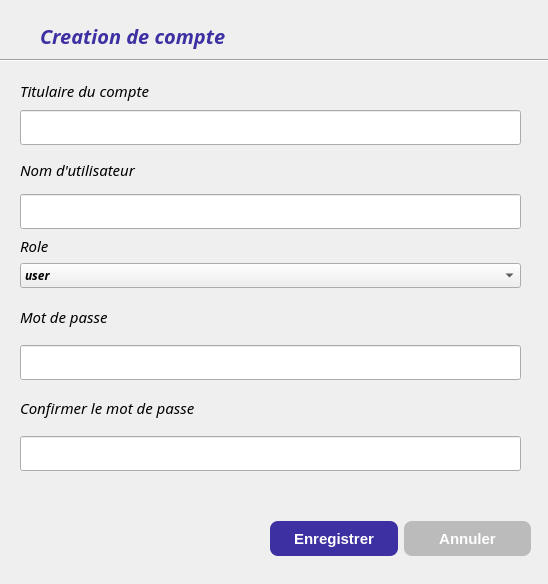
<?xml version="1.0" encoding="UTF-8"?>
<ui version="4.0">
 <class>CompteDial</class>
 <widget class="QDialog" name="CompteDial">
  <property name="geometry">
   <rect>
    <x>0</x>
    <y>0</y>
    <width>548</width>
    <height>584</height>
   </rect>
  </property>
  <property name="windowTitle">
   <string>Gestion des comptes</string>
  </property>
  <widget class="Line" name="line">
   <property name="geometry">
    <rect>
     <x>0</x>
     <y>50</y>
     <width>551</width>
     <height>20</height>
    </rect>
   </property>
   <property name="orientation">
    <enum>Qt::Horizontal</enum>
   </property>
  </widget>
  <widget class="QLabel" name="label">
   <property name="geometry">
    <rect>
     <x>40</x>
     <y>20</y>
     <width>331</width>
     <height>31</height>
    </rect>
   </property>
   <property name="font">
    <font>
     <family>Montserrat Black</family>
     <pointsize>15</pointsize>
     <weight>75</weight>
     <italic>true</italic>
     <bold>true</bold>
    </font>
   </property>
   <property name="styleSheet">
    <string notr="true">color: rgb(61, 48, 162);</string>
   </property>
   <property name="text">
    <string>Creation de compte</string>
   </property>
  </widget>
  <widget class="QLabel" name="label_3">
   <property name="geometry">
    <rect>
     <x>20</x>
     <y>78</y>
     <width>497</width>
     <height>25</height>
    </rect>
   </property>
   <property name="font">
    <font>
     <family>Montserrat Medium</family>
     <pointsize>11</pointsize>
     <italic>true</italic>
    </font>
   </property>
   <property name="text">
    <string>Titulaire du compte</string>
   </property>
  </widget>
  <widget class="QWidget" name="layoutWidget">
   <property name="geometry">
    <rect>
     <x>270</x>
     <y>520</y>
     <width>261</width>
     <height>37</height>
    </rect>
   </property>
   <layout class="QHBoxLayout" name="horizontalLayout">
    <item>
     <widget class="QPushButton" name="saveCompteBtn">
      <property name="minimumSize">
       <size>
        <width>0</width>
        <height>35</height>
       </size>
      </property>
      <property name="font">
       <font>
        <pointsize>-1</pointsize>
        <weight>75</weight>
        <bold>true</bold>
       </font>
      </property>
      <property name="styleSheet">
       <string notr="true">QPushButton{
color:white;
border:none;
border-radius:8px;
font-size:15px;
background-color: rgb(61, 48, 162);
font-weight:bold;
}</string>
      </property>
      <property name="text">
       <string>Enregistrer</string>
      </property>
     </widget>
    </item>
    <item>
     <widget class="QPushButton" name="compte_concel_btn">
      <property name="minimumSize">
       <size>
        <width>0</width>
        <height>35</height>
       </size>
      </property>
      <property name="font">
       <font>
        <pointsize>-1</pointsize>
        <weight>75</weight>
        <bold>true</bold>
       </font>
      </property>
      <property name="styleSheet">
       <string notr="true">QPushButton{
color:white;
border:none;
border-radius:8px;
font-size:15px;
background-color: rgb(187, 187, 187);
font-weight:bold;
}</string>
      </property>
      <property name="text">
       <string>Annuler</string>
      </property>
     </widget>
    </item>
   </layout>
  </widget>
  <widget class="QWidget" name="">
   <property name="geometry">
    <rect>
     <x>20</x>
     <y>110</y>
     <width>501</width>
     <height>361</height>
    </rect>
   </property>
   <layout class="QVBoxLayout" name="verticalLayout_5">
    <item>
     <layout class="QVBoxLayout" name="verticalLayout_3">
      <item>
       <widget class="QLineEdit" name="titulaire_lineEdit">
        <property name="minimumSize">
         <size>
          <width>0</width>
          <height>35</height>
         </size>
        </property>
        <property name="maximumSize">
         <size>
          <width>16777215</width>
          <height>35</height>
         </size>
        </property>
        <property name="font">
         <font>
          <family>Montserrat SemiBold</family>
          <pointsize>11</pointsize>
          <weight>75</weight>
          <italic>true</italic>
          <bold>true</bold>
         </font>
        </property>
       </widget>
      </item>
      <item>
       <layout class="QVBoxLayout" name="verticalLayout_2">
        <item>
         <widget class="QLabel" name="label_4">
          <property name="font">
           <font>
            <family>Montserrat Medium</family>
            <pointsize>11</pointsize>
            <italic>true</italic>
           </font>
          </property>
          <property name="text">
           <string>Nom d'utilisateur</string>
          </property>
         </widget>
        </item>
        <item>
         <widget class="QLineEdit" name="name_user_lineEdit">
          <property name="minimumSize">
           <size>
            <width>0</width>
            <height>35</height>
           </size>
          </property>
          <property name="maximumSize">
           <size>
            <width>16777215</width>
            <height>35</height>
           </size>
          </property>
          <property name="font">
           <font>
            <family>Montserrat SemiBold</family>
            <pointsize>11</pointsize>
            <weight>75</weight>
            <italic>true</italic>
            <bold>true</bold>
           </font>
          </property>
         </widget>
        </item>
        <item>
         <layout class="QVBoxLayout" name="verticalLayout">
          <item>
           <widget class="QLabel" name="label_7">
            <property name="font">
             <font>
              <family>Montserrat Medium</family>
              <pointsize>11</pointsize>
              <italic>true</italic>
             </font>
            </property>
            <property name="text">
             <string>Role</string>
            </property>
           </widget>
          </item>
          <item>
           <widget class="QComboBox" name="role_comboBox">
            <property name="font">
             <font>
              <family>Montserrat SemiBold</family>
              <weight>75</weight>
              <italic>true</italic>
              <bold>true</bold>
             </font>
            </property>
            <item>
             <property name="text">
              <string>user</string>
             </property>
            </item>
            <item>
             <property name="text">
              <string>admin</string>
             </property>
            </item>
           </widget>
          </item>
         </layout>
        </item>
       </layout>
      </item>
     </layout>
    </item>
    <item>
     <layout class="QVBoxLayout" name="verticalLayout_4">
      <item>
       <widget class="QLabel" name="label_5">
        <property name="font">
         <font>
          <family>Montserrat Medium</family>
          <pointsize>11</pointsize>
          <italic>true</italic>
         </font>
        </property>
        <property name="text">
         <string>Mot de passe</string>
        </property>
       </widget>
      </item>
      <item>
       <widget class="QLineEdit" name="password_lineEdit">
        <property name="minimumSize">
         <size>
          <width>0</width>
          <height>35</height>
         </size>
        </property>
        <property name="maximumSize">
         <size>
          <width>16777215</width>
          <height>35</height>
         </size>
        </property>
        <property name="font">
         <font>
          <family>Montserrat SemiBold</family>
          <pointsize>11</pointsize>
          <weight>75</weight>
          <italic>true</italic>
          <bold>true</bold>
         </font>
        </property>
       </widget>
      </item>
      <item>
       <widget class="QLabel" name="label_6">
        <property name="font">
         <font>
          <family>Montserrat Medium</family>
          <pointsize>11</pointsize>
          <italic>true</italic>
         </font>
        </property>
        <property name="text">
         <string>Confirmer le mot de passe</string>
        </property>
       </widget>
      </item>
      <item>
       <widget class="QLineEdit" name="confirm_password_lineEdit">
        <property name="minimumSize">
         <size>
          <width>0</width>
          <height>35</height>
         </size>
        </property>
        <property name="maximumSize">
         <size>
          <width>16777215</width>
          <height>35</height>
         </size>
        </property>
        <property name="font">
         <font>
          <family>Montserrat SemiBold</family>
          <pointsize>11</pointsize>
          <weight>75</weight>
          <italic>true</italic>
          <bold>true</bold>
         </font>
        </property>
       </widget>
      </item>
     </layout>
    </item>
   </layout>
  </widget>
 </widget>
 <resources/>
 <connections/>
</ui>
